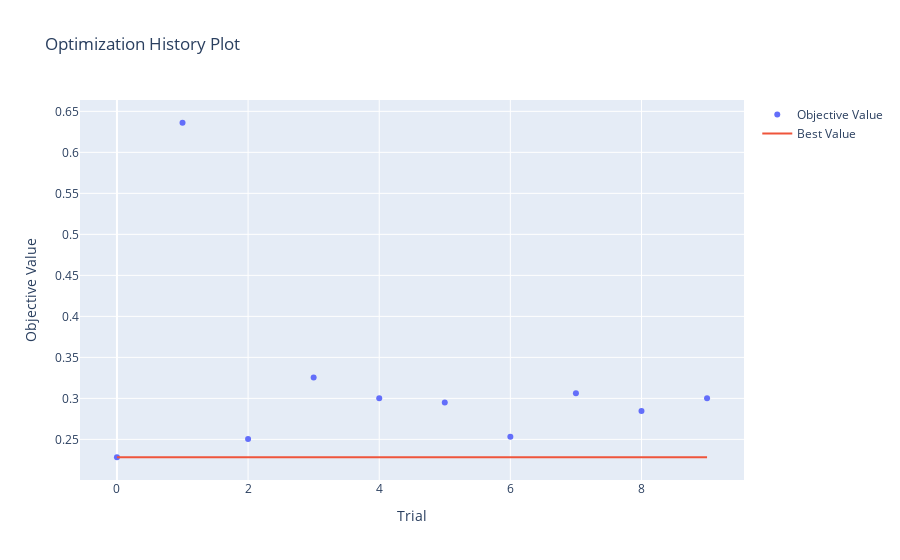
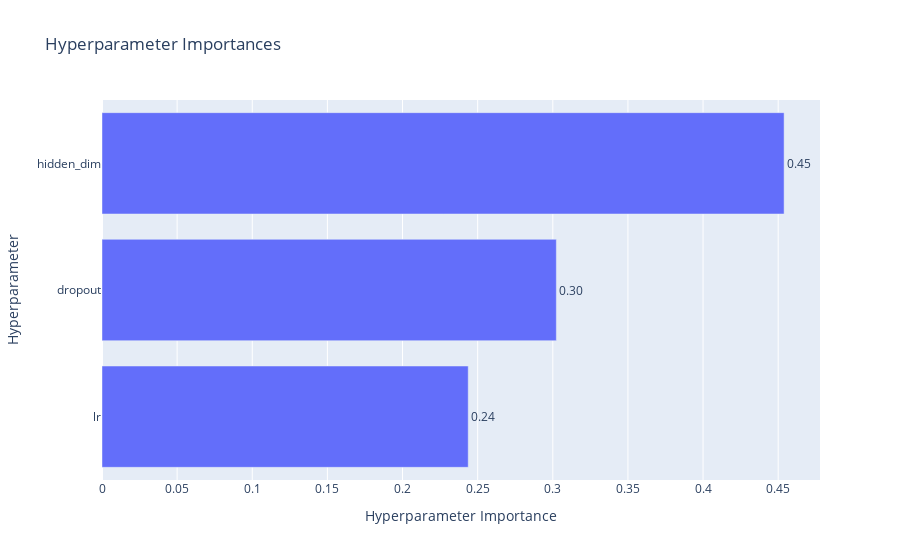
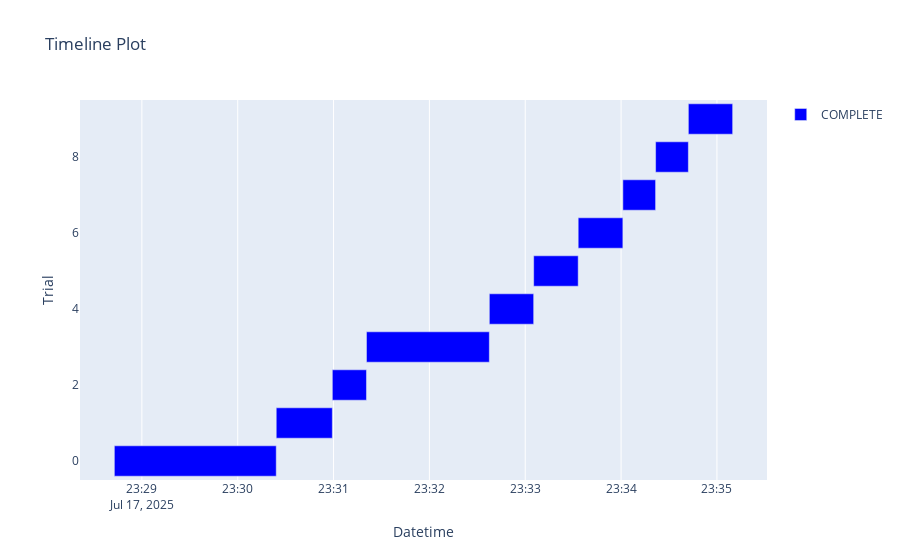
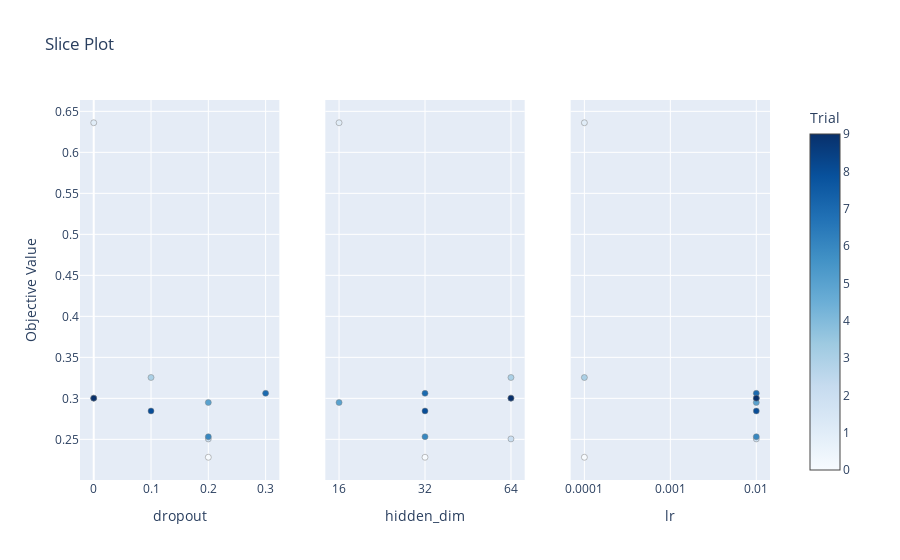

Here is the notebook cell these charts were saved with, in order:
### Code cell
# For darts
plot_optimization_history(study).show() 
plot_param_importances(study).show()    
plot_timeline(study).show() 
plot_slice(study).show()

### Figure 1 — Plotly figure (JSON) as saved in the notebook; plotly's stock layout.template omitted (floating-point values rounded to 4 significant figures)
{"data": [{"mode": "markers", "name": "Objective Value", "type": "scatter", "x": [0, 1, 2, 3, 4, 5, 6, 7, 8, 9], "y": [0.2282, 0.6361, 0.2506, 0.3254, 0.3003, 0.2949, 0.2532, 0.3062, 0.2846, 0.3003]}, {"mode": "lines", "name": "Best Value", "type": "scatter", "x": [0, 1, 2, 3, 4, 5, 6, 7, 8, 9], "y": [0.2282, 0.2282, 0.2282, 0.2282, 0.2282, 0.2282, 0.2282, 0.2282, 0.2282, 0.2282]}, {"marker": {"color": "#cccccc"}, "mode": "markers", "name": "Infeasible Trial", "showlegend": false, "type": "scatter", "x": [], "y": []}], "layout": {"title": {"text": "Optimization History Plot"}, "xaxis": {"title": {"text": "Trial"}}, "yaxis": {"title": {"text": "Objective Value"}}}}

### Figure 2 — Plotly figure (JSON) as saved in the notebook; plotly's stock layout.template omitted (floating-point values rounded to 4 significant figures)
{"data": [{"cliponaxis": false, "hovertemplate": ["lr (CategoricalDistribution): 0.24371218204082784<extra></extra>", "dropout (FloatDistribution): 0.30235840758051785<extra></extra>", "hidden_dim (CategoricalDistribution): 0.45392941037865425<extra></extra>"], "name": "Objective Value", "orientation": "h", "text": ["0.24", "0.30", "0.45"], "textposition": "outside", "type": "bar", "x": [0.2437, 0.3024, 0.4539], "y": ["lr", "dropout", "hidden_dim"]}], "layout": {"title": {"text": "Hyperparameter Importances"}, "xaxis": {"title": {"text": "Hyperparameter Importance"}}, "yaxis": {"title": {"text": "Hyperparameter"}}}}

### Figure 3 — Plotly figure (JSON) as saved in the notebook; plotly's stock layout.template omitted (floating-point values rounded to 4 significant figures)
{"data": [{"base": ["2025-07-17T23:28:42.769034", "2025-07-17T23:30:24.119395", "2025-07-17T23:30:59.230648", "2025-07-17T23:31:20.602179", "2025-07-17T23:32:37.519080", "2025-07-17T23:33:05.274234", "2025-07-17T23:33:33.151930", "2025-07-17T23:34:01.110368", "2025-07-17T23:34:21.603191", "2025-07-17T23:34:42.116821"], "hovertemplate": "%{text}<extra>COMPLETE</extra>", "marker": {"color": "blue"}, "name": "COMPLETE", "orientation": "h", "text": ["{<br>  \"number\": 0,<br>  \"values\": [<br>    0.22818483412265778<br>  ],<br>  \"params\": {<br>    \"hidden_dim\": 32,<br>    \"dropout\": 0.2,<br>    \"lr\": 0.0001<br>  }<br>}", "{<br>  \"number\": 1,<br>  \"values\": [<br>    0.6360987424850464<br>  ],<br>  \"params\": {<br>    \"hidden_dim\": 16,<br>    \"dropout\": 0.0,<br>    \"lr\": 0.0001<br>  }<br>}", "{<br>  \"number\": 2,<br>  \"values\": [<br>    0.250550240278244<br>  ],<br>  \"params\": {<br>    \"hidden_dim\": 64,<br>    \"dropout\": 0.2,<br>    \"lr\": 0.01<br>  }<br>}", "{<br>  \"number\": 3,<br>  \"values\": [<br>    0.3254484236240387<br>  ],<br>  \"params\": {<br>    \"hidden_dim\": 64,<br>    \"dropout\": 0.1,<br>    \"lr\": 0.0001<br>  }<br>}", "{<br>  \"number\": 4,<br>  \"values\": [<br>    0.30026736855506897<br>  ],<br>  \"params\": {<br>    \"hidden_dim\": 64,<br>    \"dropout\": 0.0,<br>    \"lr\": 0.01<br>  }<br>}", "{<br>  \"number\": 5,<br>  \"values\": [<br>    0.294941246509552<br>  ],<br>  \"params\": {<br>    \"hidden_dim\": 16,<br>    \"dropout\": 0.2,<br>    \"lr\": 0.01<br>  }<br>}", "{<br>  \"number\": 6,<br>  \"values\": [<br>    0.2532145082950592<br>  ],<br>  \"params\": {<br>    \"hidden_dim\": 32,<br>    \"dropout\": 0.2,<br>    \"lr\": 0.01<br>  }<br>}", "{<br>  \"number\": 7,<br>  \"values\": [<br>    0.30617767572402954<br>  ],<br>  \"params\": {<br>    \"hidden_dim\": 32,<br>    \"dropout\": 0.3,<br>    \"lr\": 0.01<br>  }<br>}", "{<br>  \"number\": 8,<br>  \"values\": [<br>    0.28463014960289<br>  ],<br>  \"params\": {<br>    \"hidden_dim\": 32,<br>    \"dropout\": 0.1,<br>    \"lr\": 0.01<br>  }<br>}", "{<br>  \"number\": 9,<br>  \"values\": [<br>    0.30026736855506897<br>  ],<br>  \"params\": {<br>    \"hidden_dim\": 64,<br>    \"dropout\": 0.0,<br>    \"lr\": 0.01<br>  }<br>}"], "textposition": "none", "type": "bar", "x": [101300.0, 35110.0, 21370.0, 76920.0, 27750.0, 27880.0, 27960.0, 20490.0, 20510.0, 27720.0], "y": [0, 1, 2, 3, 4, 5, 6, 7, 8, 9]}], "layout": {"showlegend": true, "title": {"text": "Timeline Plot"}, "xaxis": {"title": {"text": "Datetime"}, "type": "date"}, "yaxis": {"title": {"text": "Trial"}}}}

### Figure 4 — Plotly figure (JSON) as saved in the notebook; plotly's stock layout.template omitted (floating-point values rounded to 4 significant figures)
{"data": [{"marker": {"color": [0, 1, 2, 3, 4, 5, 6, 7, 8, 9], "colorbar": {"title": {"text": "Trial"}, "x": 1, "xpad": 40}, "colorscale": [[0, "rgb(247,251,255)"], [0.125, "rgb(222,235,247)"], [0.25, "rgb(198,219,239)"], [0.375, "rgb(158,202,225)"], [0.5, "rgb(107,174,214)"], [0.625, "rgb(66,146,198)"], [0.75, "rgb(33,113,181)"], [0.875, "rgb(8,81,156)"], [1, "rgb(8,48,107)"]], "line": {"color": "Grey", "width": 0.5}, "showscale": true}, "mode": "markers", "name": "Feasible Trial", "showlegend": false, "type": "scatter", "x": [0.2, 0, 0.2, 0.1, 0, 0.2, 0.2, 0.3, 0.1, 0], "xaxis": "x", "y": [0.2282, 0.6361, 0.2506, 0.3254, 0.3003, 0.2949, 0.2532, 0.3062, 0.2846, 0.3003], "yaxis": "y"}, {"marker": {"color": [0, 1, 2, 3, 4, 5, 6, 7, 8, 9], "colorbar": {"title": {"text": "Trial"}, "x": 1, "xpad": 40}, "colorscale": [[0, "rgb(247,251,255)"], [0.125, "rgb(222,235,247)"], [0.25, "rgb(198,219,239)"], [0.375, "rgb(158,202,225)"], [0.5, "rgb(107,174,214)"], [0.625, "rgb(66,146,198)"], [0.75, "rgb(33,113,181)"], [0.875, "rgb(8,81,156)"], [1, "rgb(8,48,107)"]], "line": {"color": "Grey", "width": 0.5}, "showscale": false}, "mode": "markers", "name": "Feasible Trial", "showlegend": false, "type": "scatter", "x": [32, 16, 64, 64, 64, 16, 32, 32, 32, 64], "xaxis": "x2", "y": [0.2282, 0.6361, 0.2506, 0.3254, 0.3003, 0.2949, 0.2532, 0.3062, 0.2846, 0.3003], "yaxis": "y2"}, {"marker": {"color": [0, 1, 2, 3, 4, 5, 6, 7, 8, 9], "colorbar": {"title": {"text": "Trial"}, "x": 1, "xpad": 40}, "colorscale": [[0, "rgb(247,251,255)"], [0.125, "rgb(222,235,247)"], [0.25, "rgb(198,219,239)"], [0.375, "rgb(158,202,225)"], [0.5, "rgb(107,174,214)"], [0.625, "rgb(66,146,198)"], [0.75, "rgb(33,113,181)"], [0.875, "rgb(8,81,156)"], [1, "rgb(8,48,107)"]], "line": {"color": "Grey", "width": 0.5}, "showscale": false}, "mode": "markers", "name": "Feasible Trial", "showlegend": false, "type": "scatter", "x": [0.0001, 0.0001, 0.01, 0.0001, 0.01, 0.01, 0.01, 0.01, 0.01, 0.01], "xaxis": "x3", "y": [0.2282, 0.6361, 0.2506, 0.3254, 0.3003, 0.2949, 0.2532, 0.3062, 0.2846, 0.3003], "yaxis": "y3"}], "layout": {"title": {"text": "Slice Plot"}, "xaxis": {"anchor": "y", "domain": [0, 0.2889], "title": {"text": "dropout"}}, "xaxis2": {"anchor": "y2", "categoryarray": [16, 32, 64], "categoryorder": "array", "domain": [0.3556, 0.6444], "title": {"text": "hidden_dim"}, "type": "category"}, "xaxis3": {"anchor": "y3", "categoryarray": [0.0001, 0.001, 0.01], "categoryorder": "array", "domain": [0.7111, 1], "title": {"text": "lr"}, "type": "category"}, "yaxis": {"anchor": "x", "domain": [0, 1], "title": {"text": "Objective Value"}}, "yaxis2": {"anchor": "x2", "domain": [0, 1], "matches": "y", "showticklabels": false}, "yaxis3": {"anchor": "x3", "domain": [0, 1], "matches": "y", "showticklabels": false}}}
